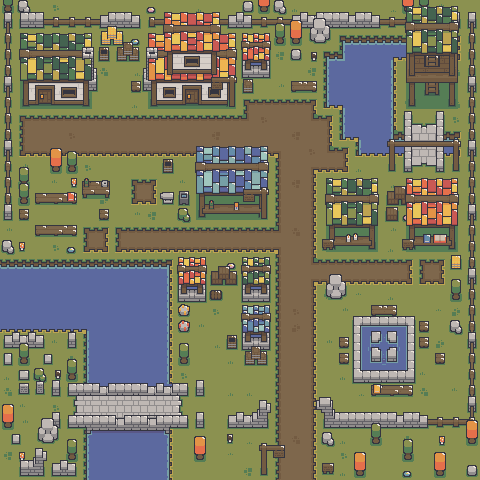

The image is a tile-based game level rendered from a .tmx file. Its description and source (layers, tilesets, objects; grid data summarised) follow:
An orthogonal 30x30 tile map with 16x16 px tiles, 7 tile layers (terrain, terrain props, structure, structure props, ...), 32 tilesets and 70 objects (home, stash, greathall, armory, alchemist, ...).

<map version="1.10" tiledversion="1.11.2" orientation="orthogonal" renderorder="right-down" width="30" height="30" tilewidth="16" tileheight="16" infinite="0" backgroundcolor="#8b9150" nextlayerid="20" nextobjectid="89">
 <tileset firstgid="1" name="forestVillageStructures_ [stallsWatchtower]" tilewidth="16" tileheight="16" tilecount="345" columns="15">
  <image source="forestVillage_ [version 2.0]/forestVillageStructures_ [stallsWatchtower].png" width="240" height="368" />
 </tileset>
 <tileset firstgid="346" name="forestVillageObjects_" tilewidth="16" tileheight="16" tilecount="98" columns="14">
  <image source="forestVillage_ [version 2.0]/forestVillageObjects_.png" width="224" height="112" />
 </tileset>
 <tileset firstgid="444" name="forestPath_" tilewidth="16" tileheight="16" tilecount="40" columns="8">
  <image source="fantasy_ [version 2.0]/forest_/forestPath_.png" width="128" height="80" />
 </tileset>
 <tileset firstgid="484" name="forest_ [resources]" tilewidth="16" tileheight="16" tilecount="120" columns="12">
  <image source="fantasy_ [version 2.0]/forest_/forest_ [resources].png" width="192" height="160" />
 </tileset>
 <tileset firstgid="604" name="forest_ [bridgeHorizontal]" tilewidth="16" tileheight="16" tilecount="72" columns="12">
  <image source="fantasy_ [version 2.0]/forest_/forest_ [bridgeHorizontal].png" width="192" height="96" />
 </tileset>
 <tileset firstgid="676" name="forest_ [bridgeVertical]" tilewidth="16" tileheight="16" tilecount="50" columns="5">
  <image source="fantasy_ [version 2.0]/forest_/forest_ [bridgeVertical].png" width="80" height="160" />
 </tileset>
 <tileset firstgid="726" name="forest_ [fencesAndWalls]" tilewidth="16" tileheight="16" tilecount="180" columns="15">
  <image source="fantasy_ [version 2.0]/forest_/forest_ [fencesAndWalls].png" width="240" height="192" />
 </tileset>
 <tileset firstgid="906" name="forest_ [fountain]" tilewidth="16" tileheight="16" tilecount="108" columns="18">
  <image source="fantasy_ [version 2.0]/forest_/forest_ [fountain].png" width="288" height="96" />
 </tileset>
 <tileset firstgid="1014" name="forest_" tilewidth="16" tileheight="16" tilecount="198" columns="22">
  <image source="fantasy_ [version 2.0]/forest_/forest_.png" width="352" height="144" />
 </tileset>
 <tileset firstgid="1212" name="blueHouse_1_0" tilewidth="16" tileheight="16" tilecount="400" columns="25">
  <image source="forestVillage_ [version 2.0]/buildings_/blueHouse_1_0.png" width="400" height="256" />
 </tileset>
 <tileset firstgid="1612" name="blueHouse_2_0" tilewidth="16" tileheight="16" tilecount="420" columns="30">
  <image source="forestVillage_ [version 2.0]/buildings_/blueHouse_2_0.png" width="480" height="224" />
 </tileset>
 <tileset firstgid="2032" name="blueHouse_3_0" tilewidth="16" tileheight="16" tilecount="480" columns="30">
  <image source="forestVillage_ [version 2.0]/buildings_/blueHouse_3_0.png" width="480" height="256" />
 </tileset>
 <tileset firstgid="2512" name="blueHouse_4_0" tilewidth="16" tileheight="16" tilecount="420" columns="30">
  <image source="forestVillage_ [version 2.0]/buildings_/blueHouse_4_0.png" width="480" height="224" />
 </tileset>
 <tileset firstgid="2932" name="greenHouse_0_0" tilewidth="16" tileheight="16" tilecount="350" columns="25">
  <image source="forestVillage_ [version 2.0]/buildings_/greenHouse_0_0.png" width="400" height="224" />
 </tileset>
 <tileset firstgid="3282" name="greenHouse_1_0" tilewidth="16" tileheight="16" tilecount="400" columns="25">
  <image source="forestVillage_ [version 2.0]/buildings_/greenHouse_1_0.png" width="400" height="256" />
 </tileset>
 <tileset firstgid="3682" name="greenHouse_2_0" tilewidth="16" tileheight="16" tilecount="420" columns="30">
  <image source="forestVillage_ [version 2.0]/buildings_/greenHouse_2_0.png" width="480" height="224" />
 </tileset>
 <tileset firstgid="4102" name="greenHouse_3_0" tilewidth="16" tileheight="16" tilecount="480" columns="30">
  <image source="forestVillage_ [version 2.0]/buildings_/greenHouse_3_0.png" width="480" height="256" />
 </tileset>
 <tileset firstgid="4582" name="greenHouse_4_0" tilewidth="16" tileheight="16" tilecount="420" columns="30">
  <image source="forestVillage_ [version 2.0]/buildings_/greenHouse_4_0.png" width="480" height="224" />
 </tileset>
 <tileset firstgid="5002" name="redHouse_0_0" tilewidth="16" tileheight="16" tilecount="350" columns="25">
  <image source="forestVillage_ [version 2.0]/buildings_/redHouse_0_0.png" width="400" height="224" />
 </tileset>
 <tileset firstgid="5352" name="redHouse_1_0" tilewidth="16" tileheight="16" tilecount="400" columns="25">
  <image source="forestVillage_ [version 2.0]/buildings_/redHouse_1_0.png" width="400" height="256" />
 </tileset>
 <tileset firstgid="5752" name="redHouse_2_0" tilewidth="16" tileheight="16" tilecount="420" columns="30">
  <image source="forestVillage_ [version 2.0]/buildings_/redHouse_2_0.png" width="480" height="224" />
 </tileset>
 <tileset firstgid="6172" name="redHouse_3_0" tilewidth="16" tileheight="16" tilecount="480" columns="30">
  <image source="forestVillage_ [version 2.0]/buildings_/redHouse_3_0.png" width="480" height="256" />
 </tileset>
 <tileset firstgid="6652" name="redHouse_4_0" tilewidth="16" tileheight="16" tilecount="420" columns="30">
  <image source="forestVillage_ [version 2.0]/buildings_/redHouse_4_0.png" width="480" height="224" />
 </tileset>
 <tileset firstgid="7072" name="interiorObjects_" tilewidth="16" tileheight="16" tilecount="228" columns="19">
  <image source="forestVillage_ [version 2.0]/interior_/interiorObjects_.png" width="304" height="192" />
 </tileset>
 <tileset firstgid="7300" name="tableObjects_" tilewidth="16" tileheight="16" tilecount="140" columns="14">
  <image source="forestVillage_ [version 2.0]/interior_/tableObjects_.png" width="224" height="160" />
 </tileset>
 <tileset firstgid="7440" source="forestVillage_ [version 2.0]/forest_ [resources]-edit.tsx" />
 <tileset firstgid="7484" name="forest_ [resources]-stash" tilewidth="32" tileheight="32" margin="16" tilecount="20" columns="5">
  <image source="fantasy_ [version 2.0]/forest_/forest_ [resources].png" width="192" height="160" />
 </tileset>
 <tileset firstgid="7504" name="furnace_" tilewidth="32" tileheight="48" margin="16" tilecount="12" columns="4">
  <image source="forestVillage_ [version 2.0]/furnace_.png" width="160" height="176" />
  <tile id="4">
   <animation>
    <frame tileid="4" duration="100" />
    <frame tileid="5" duration="100" />
    <frame tileid="6" duration="100" />
    <frame tileid="7" duration="100" />
    <frame tileid="8" duration="100" />
    <frame tileid="9" duration="100" />
    <frame tileid="10" duration="100" />
    <frame tileid="11" duration="100" />
   </animation>
  </tile>
 </tileset>
 <tileset firstgid="7516" name="stallObjects_" tilewidth="16" tileheight="16" tilecount="96" columns="8">
  <image source="forestVillage_ [version 2.0]/stallObjects_.png" width="128" height="192" />
 </tileset>
 <tileset firstgid="7612" name="books_" tilewidth="16" tileheight="16" tilecount="60" columns="10">
  <image source="forestVillage_ [version 2.0]/interior_/books_.png" width="160" height="96" />
 </tileset>
 <tileset firstgid="7672" name="picnicBlanket_" tilewidth="16" tileheight="16" tilecount="35" columns="7">
  <image source="forestVillage_ [version 2.0]/picnicBlanket_.png" width="112" height="80" />
 </tileset>
 <tileset firstgid="7707" name="forest_ [fountain]_anim" tilewidth="64" tileheight="64" margin="16" tilecount="6" columns="4">
  <image source="fantasy_ [version 2.0]/forest_/forest_ [fountain].png" width="288" height="96" />
  <tile id="0">
   <animation>
    <frame tileid="0" duration="100" />
    <frame tileid="1" duration="100" />
    <frame tileid="2" duration="100" />
    <frame tileid="3" duration="100" />
   </animation>
  </tile>
 </tileset>
 <layer id="1" name="terrain" width="30" height="30">
  <data>[900 cells, 900 non-empty, 49 distinct tile ids]</data>
 </layer>
 <layer id="7" name="terrain props" width="30" height="30">
  <data>[900 cells, 36 non-empty, 26 distinct tile ids]</data>
 </layer>
 <layer id="8" name="structure" width="30" height="30">
  <data>[900 cells, 199 non-empty, 87 distinct tile ids]</data>
 </layer>
 <layer id="13" name="structure props" width="30" height="30">
  <data>[900 cells, 76 non-empty, 44 distinct tile ids]</data>
 </layer>
 <layer id="3" name="buildings" width="30" height="30">
  <data>[900 cells, 229 non-empty, 220 distinct tile ids]</data>
 </layer>
 <layer id="11" name="building props" width="30" height="30">
  <data>[900 cells, 36 non-empty, 21 distinct tile ids]</data>
 </layer>
 <layer id="12" name="shop props" width="30" height="30">
  <data>[900 cells, 21 non-empty, 21 distinct tile ids]</data>
 </layer>
 <objectgroup id="9" name="fire">
  <object id="7" gid="7479" x="176.5" y="177.5" width="16" height="32" />
  <object id="8" gid="7479" x="48.5" y="225" width="16" height="32" />
 </objectgroup>
 <objectgroup id="16" name="furnace">
  <object id="11" gid="7508" x="128.5" y="181" width="32" height="48" />
 </objectgroup>
 <objectgroup id="14" name="stash">
  <object id="9" gid="7495" x="91.5" y="111" width="32" height="32">
   <properties>
    <property name="isOpen" type="bool" value="false" />
   </properties>
  </object>
 </objectgroup>
 <objectgroup color="#ff0000" id="18" name="collision map">
  <object id="16" x="12.5" y="109">
   <polygon points="467.5,320.5 467.5,-109 -12.5,-109.5 -13,0 -12.0161,111.068 0.189242,111.097 1,-0.5 107.5,-0.5 107.5,-10 85,-10 86,-47.5 130,-47.5 130,-17 135,-17 135.5,-1 224,0 224,-16.5 242.5,-16 242,-31 258,-31.5 259,-63.5 276.5,-63.5 277.5,-48.5 290,-48 290.5,-66.5 310,-65.5 310,-0.5 326,0 325.5,31.5 343,32 342,47 375,47 375,61.5 399,63 399.5,-2.5 403.5,-2.5 403.5,-12.5 435,-13 435,6 423,6 422.5,62.5 455.5,62 456,84.5 312,85.5 313.5,129.5 308.5,130.5 309.5,142 365,142 366,113 394,113 392,129 388.5,129.5 388.5,142 438,142.5 437.5,160 454.5,160 455,183 437,184 437.5,192 456,192 455.5,212 436,213.5 436,224.5 454,225 453.5,310.5 415.5,311 311.5,310 311,319.5" />
  </object>
  <object id="20" x="227.5" y="419" width="41" height="9.5" />
  <object id="21" x="50.5" y="419" width="154" height="9" />
  <object id="23" x="66.25" y="339.5" width="9.5" height="9" />
  <object id="24" x="11.25" y="435" width="9.5" height="9" />
  <object id="25" x="1.5" y="420.5" width="12.5" height="9.5">
   <ellipse />
  </object>
  <object id="26" x="65.5" y="452.5" width="12" height="9">
   <ellipse />
  </object>
  <object id="27" x="3.5" y="356.5" width="9" height="8" />
  <object id="28" x="19" y="370.5" width="10.5" height="8.5" />
  <object id="29" x="18.5" y="355.5" width="12" height="10">
   <ellipse />
  </object>
  <object id="30" x="17.5" y="387" width="27.5" height="6.5" />
  <object id="31" x="51" y="386.5" width="154" height="9.5" />
  <object id="32" x="37" y="429.5" width="21.5" height="13">
   <ellipse />
  </object>
  <object id="33" x="82.5" y="428.5" width="5.5" height="51" />
  <object id="34" x="169" y="428" width="5.5" height="51.5" />
  <object id="35" x="169" y="259.5" width="5" height="123.5" />
  <object id="36" x="1" y="258.5" width="165.5" height="7" />
  <object id="37" x="132" y="155.5" width="25" height="21" />
  <object id="38" x="162" y="162" width="12" height="10" />
  <object id="39" x="162.5" y="195.5" width="27.5" height="9.5" />
  <object id="40" x="197" y="162.5" width="70" height="55" />
  <object id="41" x="324" y="284.5" width="23.5" height="15.5">
   <ellipse />
  </object>
  <object id="45" x="353" y="320" width="62.5" height="63" />
  <object id="46" x="322" y="469.5" width="13" height="4.5" />
  <object id="47" x="260.5" y="468.5" width="7" height="7" />
  <object id="48" x="51.5" y="466.5" width="25" height="10" />
  <object id="49" x="19" y="466" width="25.5" height="10" />
  <object id="50" x="3" y="339" width="42" height="9" />
  <object id="51" x="0.5" y="329" width="86.5" height="4" />
  <object id="52" x="83" y="333" width="4.5" height="52.5" />
  <object id="53" x="33" y="371.5" width="13" height="10.5">
   <ellipse />
  </object>
  <object id="54" x="65.5" y="373.5" width="12.5" height="7.5">
   <ellipse />
  </object>
  <object id="55" x="43" y="355.5" width="9.5" height="9" />
  <object id="56" x="179" y="357.5" width="9.5" height="7.5">
   <ellipse />
  </object>
  <object id="57" x="177.5" y="321" width="12.5" height="11">
   <ellipse />
  </object>
  <object id="58" x="178" y="307" width="11.5" height="9.5">
   <ellipse />
  </object>
  <object id="59" x="194.5" y="453" width="11" height="8.5">
   <ellipse />
  </object>
  <object id="60" x="370.5" y="437" width="11" height="8">
   <ellipse />
  </object>
  <object id="61" x="402.5" y="452.5" width="10.5" height="8.5">
   <ellipse />
  </object>
  <object id="62" x="354.5" y="469.5" width="11" height="8">
   <ellipse />
  </object>
  <object id="63" x="434.5" y="469" width="10.5" height="8">
   <ellipse />
  </object>
  <object id="64" x="466" y="467.5" width="11.5" height="9">
   <ellipse />
  </object>
  <object id="65" x="466" y="436.5" width="11.5" height="8.5">
   <ellipse />
  </object>
  <object id="66" x="320.5" y="435.5" width="13.5" height="11">
   <ellipse />
  </object>
  <object id="67" x="177" y="212" width="13.5" height="11">
   <ellipse />
  </object>
  <object id="68" x="82" y="185" width="28.5" height="12" />
  <object id="69" x="50.5" y="164.5" width="11.5" height="8">
   <ellipse />
  </object>
  <object id="70" x="67" y="164.5" width="10.5" height="8.5">
   <ellipse />
  </object>
  <object id="71" x="1.5" y="243.5" width="12.5" height="10">
   <ellipse />
  </object>
  <object id="72" x="18" y="197" width="11" height="8.5">
   <ellipse />
  </object>
  <object id="73" x="18.5" y="180" width="11" height="8.5">
   <ellipse />
  </object>
  <object id="74" x="177.5" y="270.5" width="29.5" height="30.5" />
  <object id="75" x="241.25" y="272.25" width="29.5" height="30.5" />
  <object id="76" x="241.25" y="319.75" width="29.5" height="30.5" />
  <object id="77" x="243.5" y="353.5" width="24.5" height="11.5" />
  <object id="78" x="226" y="339" width="11.5" height="10.5" />
  <object id="79" x="210.5" y="273.5" width="27" height="11.5" />
 </objectgroup>
 <objectgroup id="19" name="POI">
  <object id="80" name="home" x="45" y="109.5">
   <point />
  </object>
  <object id="81" name="stash" x="107.5" y="110">
   <point />
  </object>
  <object id="82" name="greathall" x="192.5" y="109.5">
   <point />
  </object>
  <object id="83" name="armory" x="232" y="218.5">
   <point />
  </object>
  <object id="84" name="alchemist" x="352" y="253">
   <point />
  </object>
  <object id="85" name="arcanum" x="434.5" y="253.5">
   <point />
  </object>
  <object id="86" name="merchant" x="200" y="303.5">
   <point />
  </object>
  <object id="87" name="blacksmith" x="145" y="178.5">
   <point />
  </object>
  <object id="88" name="entrance" x="295.5" y="474.5">
   <point />
  </object>
 </objectgroup>
</map>
